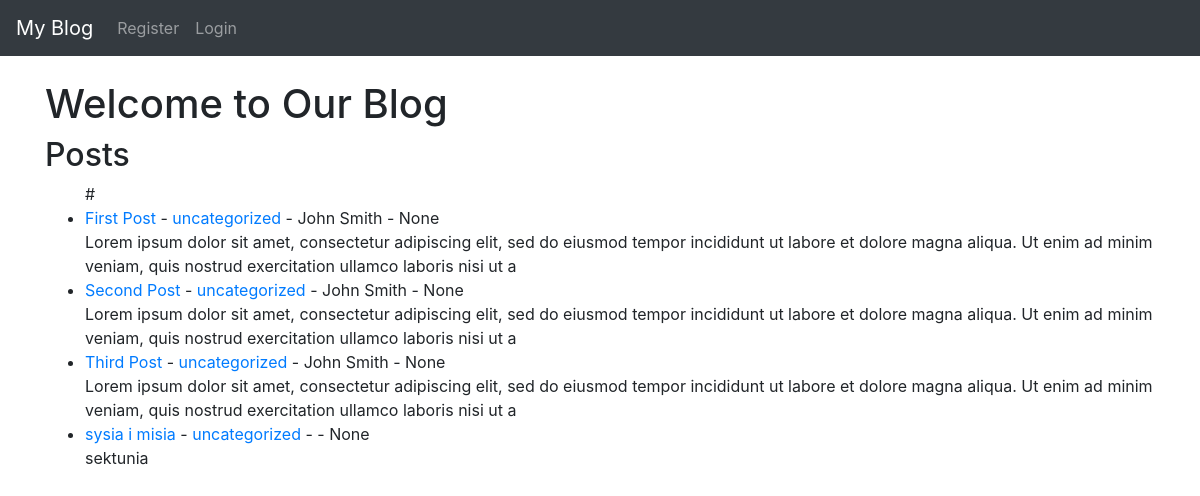
The app's page /, older data.
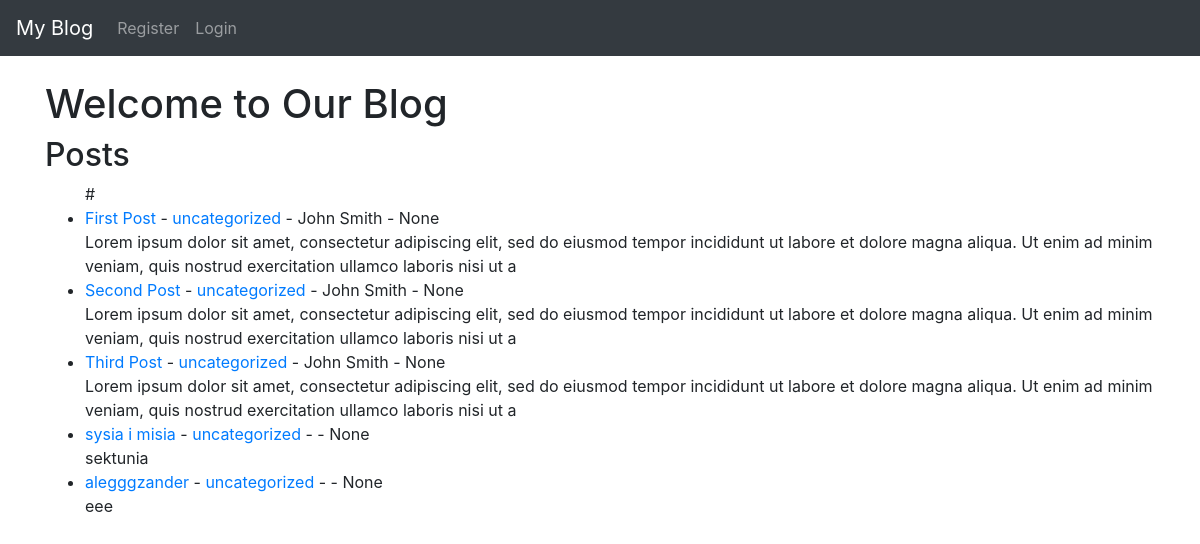
The same page, newer data.
### theblog/models.py (models this page shows, shortened)
class Post(models.Model):
    title = models.CharField(max_length=255)
    title_tag = models.CharField(max_length=255)
    author = models.ForeignKey(User, on_delete=models.CASCADE)
    body = models.TextField()
    category = models.CharField(max_length=255, default='uncategorized')
    created_at = models.DateTimeField(default=timezone.now)
    updated_at = models.DateTimeField(auto_now=True)
    post_date = models.DateField(auto_now_add=True)
    is_public = models.BooleanField(default=True)
    password = models.CharField(max_length=50, blank=True, null=True)
    image = models.ImageField(upload_to='images/', null=True, blank=True)
    media_link = models.URLField(max_length=200, null=True, blank=True)

### theblog/views.py (the view)
# urls.py: path('', HomeView.as_view(), name="home"),
class HomeView(ListView):
    model = Post
    template_name = 'home.html'
    ordering = ['-post_date']

### theblog/templates/home.html (shortened to what this page needs)
{% extends 'base.html' %}
{% block content %}
    <h1>Welcome to Our Blog</h1>
    <h2>Posts</h2>
<ul>
# {% for post in object_list %}
	<li><a href="{% url 'article-detail' post.pk %}">
        {{ post.title }}</a>
        - <a href="{% url 'category' post.category|slugify %}">{{ post.category }}</a>
        - {{ post.author.first_name }}
        {{ post.author.last_name }} -
		{{ post.post_date }} <br/>
	{{ post.body|slice:":200"|safe }}</li>
{% endfor %}
</ul>
{% endblock %}

Row changes from the older to the newer data that the page shows:
added Post: title "alegggzander", category "uncategorized", post_date "None", body "eee"
